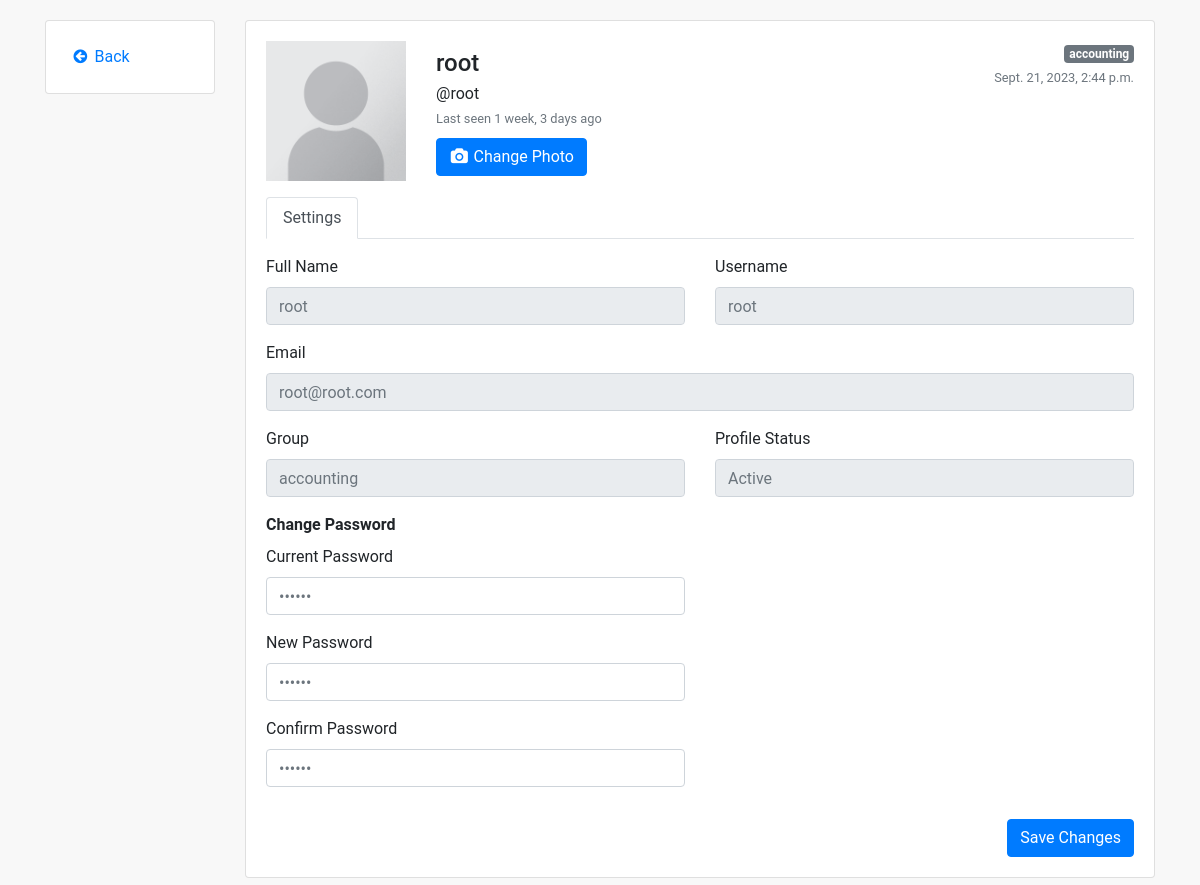
/index/edit (signed in), run on an earlier commit of the app's database.
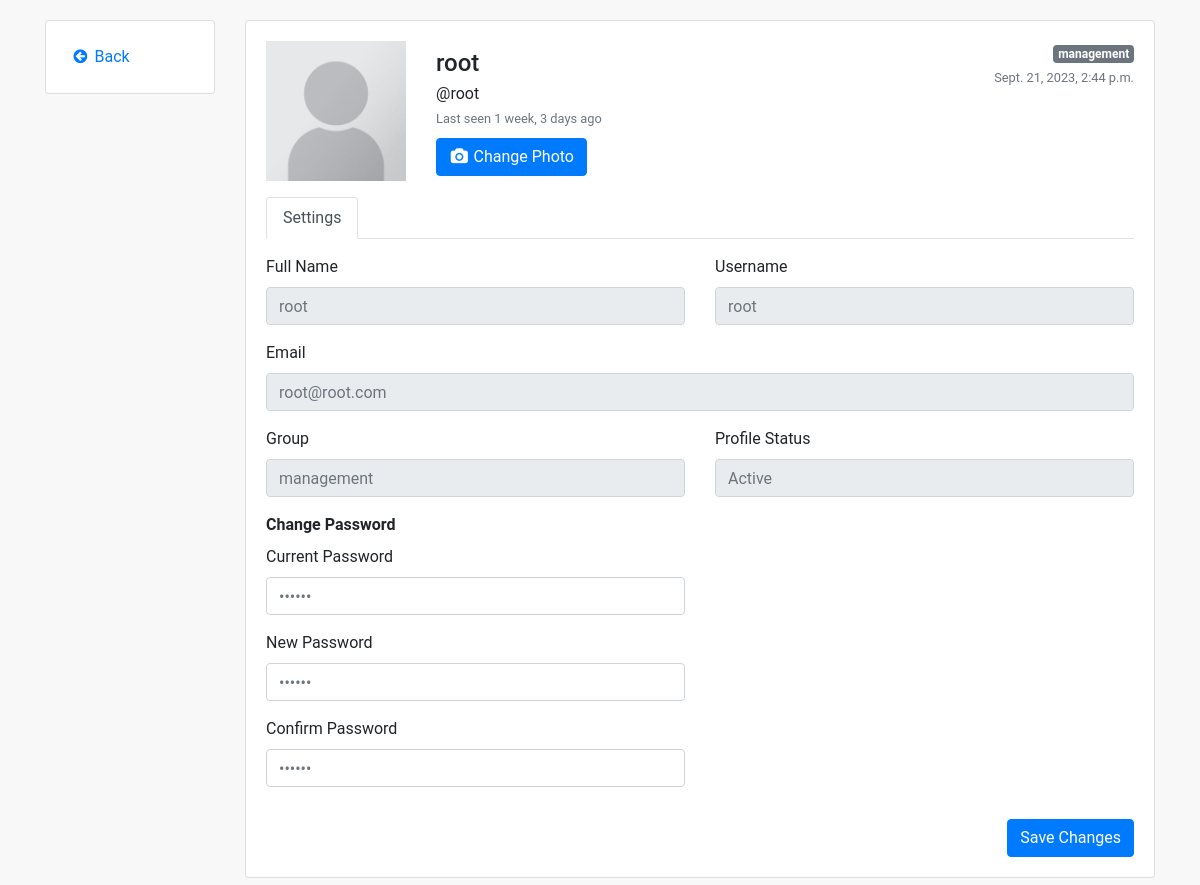
And on a later commit of the database.
### Users/models.py (models this page shows, shortened)
class UserInfo(models.Model):
    groupchoices = models.TextChoices('groupchoices', 'management accounting sales tech restricted')
    user = models.OneToOneField(User,
                                on_delete=models.CASCADE,
                                null=True,
                                blank=True)
    name = models.CharField(max_length=200, null=True)
    email = models.EmailField(max_length=200,null=True)
    image = models.ImageField(null=True, upload_to='profile_pics/', blank=True)
    active = models.BooleanField(default=True)
    priv_level = models.IntegerField(default=3)
    group = models.CharField(max_length=100,
                             default='restricted',
                             choices=groupchoices.choices)
    remarks = models.CharField(max_length=200, null=True, blank=True)
    @property
    def imageURL(self):
        try:
            url = self.image.url
        except:
            url = '/media/placeholder.png'
        return url

### System/views.py (the view, shortened to what this page needs)
# urls.py: path("edit", views.edit_profile, name="edit"),
@login_required(login_url='login')
def edit_profile(request):
    if not check_user_status(request):
        messages.error(request, 'Your account is not active. Please contact admin to activate your account.')
        return redirect('logout')
    profile = UserInfo.objects.get(user=request.user)
    info_save = False
    context = {'edit_user':'edit_user', 'data':profile}
    return render(request, 'dms/edit_profile.html', context)

### System/utils.py (called while the page is built)
def check_user_status(request):
    user = UserInfo.objects.get(user=request.user)
    if user.active == True:
        return True
    else:
        return False

### template/dms/edit_profile.html (shortened to what the changed rows need)
<!DOCTYPE html>
<html lang="en">
<head>
    <link href="https://maxcdn.bootstrapcdn.com/font-awesome/4.3.0/css/font-awesome.min.css" rel="stylesheet">
    <link href="https://cdn.usebootstrap.com/bootstrap/4.1.1/css/bootstrap.min.css" rel="stylesheet">
</head>
<body>
<div class="container">
<div class="row flex-lg-nowrap">
  <div class="col">
    <div class="row">
      <div class="col mb-3">
        <div class="card">
          <div class="card-body">
            <div class="e-profile">
              <div class="row">
                <div class="col-12 col-sm-auto mb-3">
                  <div class="mx-auto" style="width: 140px;">
                    <div class="d-flex justify-content-center align-items-center rounded" style="height: 140px; background-color: rgb(233, 236, 239);">
                      <img id="profile_image" src="{{data.imageURL}}" style="height: 140px; width: 140px;">
                    </div>
                  </div>
                </div>
                <div class="col d-flex flex-column flex-sm-row justify-content-between mb-3">
                  <div class="text-center text-sm-left mb-2 mb-sm-0">
                    <h4 class="pt-sm-2 pb-1 mb-0 text-nowrap">{{data.name}}</h4>
                    <p class="mb-0">@{{request.user.username}}</p>
                    <div class="text-muted"><small>Last seen {{request.user.last_login | timesince}} ago</small></div>
                    <div class="mt-2">
                      <form action="{% url 'edit'%}" id="form" method="post" enctype="multipart/form-data">
                    </div>
                  </div>
                  <div class="text-center text-sm-right">
                    <span class="badge badge-secondary">{{data.group}}</span>
                    <div class="text-muted"><small>{{request.user.date_joined}}</small></div>
                  </div>
                </div>
              </div>
              <div class="tab-content pt-3">
                <div class="tab-pane active">
                  <div class="form" novalidate="">
                    <div class="row">
                      <div class="col">
                        <div class="row">
                          <div class="col">
                            <div class="form-group">
                              <label>Full Name</label>
                              <input class="form-control" type="text" name="name" placeholder="{{data.name}}" disabled>
                            </div>
                          </div>
                        </div>
                        <div class="row">
                            <div class="col">
                              <div class="form-group">
                                <label>Group</label>
                                <input class="form-control" type="text" name="name" placeholder="{{data.group}}" disabled >
                              </div>
                            </div>
                        </div>
                      </div>
                    </div>
                  </div>
                </div>
              </div>
            </div>
          </div>
        </div>
      </div>
    </div>
  </div>
</div>
</div>
</body>
</html>

What changed in the data, as far as the page shows it:
changed UserInfo "root": group "accounting" → "management"; name "accounting" → "management"
